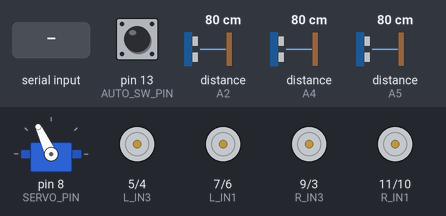
The sketch below on a simulated Arduino Uno, built with avr-gcc and run on an emulated ATmega328P. Parts: servo, motor-driver pin pairs drawn as motors (green arrow = first pin HIGH = forward, orange = second pin HIGH = backward, longer = more drive). Inputs (shaded band) come from the test bench; at power-on: pin 13 (AUTO_SW_PIN) HIGH, distance to the obstacle (sensors on A2, A4, A5) 80 cm. The echo pulse lasts 58.3 µs per cm; what the sketch prints to the serial monitor is not drawn.

Above: at 1.2 s.
1.3 s: pin 13 (AUTO_SW_PIN) pulled LOW for 0.15 s
At 2.4 s:
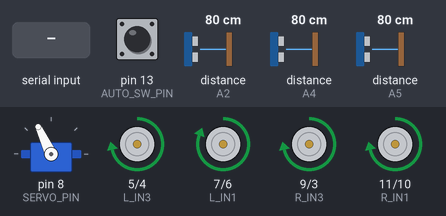
2.9 s: distance to the obstacle (sensor on A2) set to 37 cm
4.4 s: distance to the obstacle (sensor on A2) set to 32 cm
At 5.44 s:
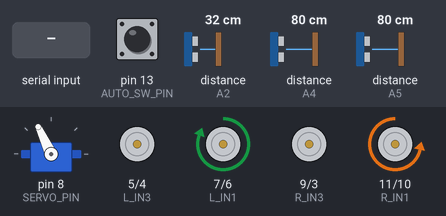
7.4 s: "L90\n" received over the second serial link
At 8.9 s:
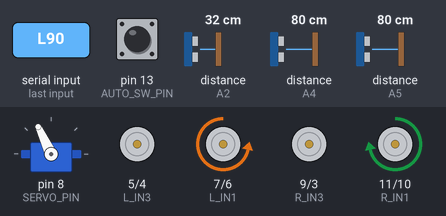
9.5 s: "A\n" received over the second serial link
At 9.76 s:
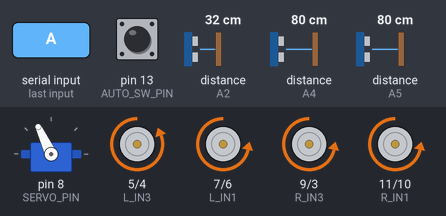
12.5 s: distance to the obstacle (sensor on A2) set to 2 cm
Timing chart, 0 to 16.5 s (numbered marks = the images above; inputs shaded):
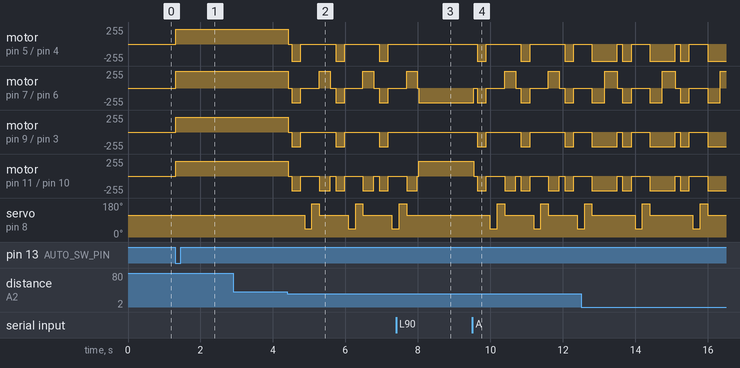

Measured:
- the behaviour switches between 35 and 34 cm on distance to the obstacle (sensor on A2) (found by bisection; images 1 and 2)
- after the input at 1.3 s, motor on pin 5 (L_IN3) / pin 4 (L_IN4), motor on pin 9 (R_IN3) / pin 3 (R_IN4), motor on pin 11 (R_IN1) / pin 10 (R_IN2): stopped → forward 220/255 at once; motor on pin 7 (L_IN1) / pin 6 (L_IN2): stopped → forward 255/255 at once
- after the input at 2.9 s, every drawn part: stays the same
- after the input at 4.4 s, motor on pin 5 (L_IN3) / pin 4 (L_IN4): forward 220/255 → stopped at once, then repeats every 1.2 s: backward 255/255 0.25 s, stopped 0.95 s; motor on pin 7 (L_IN1) / pin 6 (L_IN2): forward 255/255 → stopped at once, then repeats every 1.2 s: backward 220/255 0.25 s, stopped 0.51 s, forward 255/255 0.30 s, stopped 0.15 s
- after the input at 7.4 s, motor on pin 5 (L_IN3) / pin 4 (L_IN4): stays stopped (without the input it goes to backward 255/255 after 0.74 s); motor on pin 9 (R_IN3) / pin 3 (R_IN4): stays stopped (without the input it goes to backward 220/255 after 0.74 s); servo on pin 8 (SERVO_PIN): goes on until 7.7 s, then stays 115°
- after the input at 9.5 s, motor on pin 5 (L_IN3) / pin 4 (L_IN4): alternates backward 255/255 for 0.25 s and stopped for 0.95 s, starting after 0.14 s; motor on pin 7 (L_IN1) / pin 6 (L_IN2): backward 220/255 → stopped at once, then repeats every 1.2 s: backward 220/255 0.25 s, stopped 0.51 s, forward 255/255 0.30 s, stopped 0.15 s

The sketch:

Smart_Car_ObstacleAvoidance.ino
```cpp
/***********************************************************************************
 * XE ROBOT TỰ HÀNH TRÁNH VẬT CẢN & ĐIỀU KHIỂN TỪ XA QUA BLUETOOTH
 * Cải tiến & Khắc phục lỗi:
 *  - FIX TRIỆT ĐỂ LỖI XUNG ĐỘT PHẦN CỨNG: Chuyển chân Bluetooth sang RX=2, TX=A0
 *    (Tránh xung đột nghiêm trọng giữa Servo Pin 8 và SoftwareSerial Pin 8 ở bản cũ)
 *  - Giữ nguyên toàn bộ sơ đồ chân 2 mạch cầu L298N và 3 Cảm biến siêu âm HC-SR04
 *  - Hỗ trợ giao tiếp 2 chiều: App gửi lệnh di chuyển & tốc độ PWM, Xe truyền ngược lại
 *    dữ liệu khoảng cách 3 hướng (Trước, Trái, Phải) để hiển thị Radar trên App
 *  - Chuyển chế độ linh hoạt: Tự Hành (Auto Radar) hoặc Điều Khiển Thủ Công (Manual BT)
 ***********************************************************************************/

#include <Servo.h>
#include <NewPing.h>
#include <SoftwareSerial.h>

// ==================== L298N MODULE 1 (Bánh Trái) ====================
#define L_IN1 7
#define L_IN2 6
#define L_IN3 5
#define L_IN4 4

// ==================== L298N MODULE 2 (Bánh Phải) ====================
#define R_IN1 11
#define R_IN2 10
#define R_IN3 9
#define R_IN4 3

// ==================== CẢM BIẾN SIÊU ÂM (3 HƯỚNG) ====================
#define trig_front A1
#define echo_front A2
#define trig_left  A3
#define echo_left  A4
#define trig_right 12
#define echo_right A5
#define MAX_DISTANCE 200 // cm

NewPing sonarFront(trig_front, echo_front, MAX_DISTANCE);
NewPing sonarLeft (trig_left,  echo_left,  MAX_DISTANCE);
NewPing sonarRight(trig_right, echo_right, MAX_DISTANCE);

// ==================== SERVO QUÉT RADAR ====================
#define SERVO_PIN 8
Servo radarServo;

// ==================== CÔNG TẮC CHẾ ĐỘ PHẦN CỨNG ====================
#define AUTO_SW_PIN 13

// ==================== BLUETOOTH HC-05 (FIXED PINS) ====================
// RX = 2, TX = A0 (Đảm bảo không trùng chân Servo Pin 8)
SoftwareSerial BT(2, A0);

// ==================== BIẾN ĐIỀU KHIỂN ====================
int speedPWM = 220;            // Tốc độ mặc định (0 - 255)
bool isAutoMode = false;       // Chế độ tự hành
unsigned long lastTelemTime = 0;
int lastFrontDist = 250;
int lastLeftDist = 250;
int lastRightDist = 250;

// ==================== HÀM ĐO KHOẢNG CÁCH ====================
int readFront() {
  int d = sonarFront.ping_cm();
  return (d == 0 ? 250 : d);
}

int readLeft() {
  int d = sonarLeft.ping_cm();
  return (d == 0 ? 250 : d);
}

int readRight() {
  int d = sonarRight.ping_cm();
  return (d == 0 ? 250 : d);
}

// Quét radar sang 2 bên khi phía trước bị chặn
int scanRight() {
  radarServo.write(45);
  delay(200);
  int d = readFront();
  radarServo.write(115); // Trả về giữa
  return d;
}

int scanLeft() {
  radarServo.write(175);
  delay(200);
  int d = readFront();
  radarServo.write(115); // Trả về giữa
  return d;
}

// ==================== ĐIỀU KHIỂN ĐỘNG CƠ ====================
void moveForward() {
  analogWrite(L_IN1, speedPWM); digitalWrite(L_IN2, LOW);
  analogWrite(L_IN3, speedPWM); digitalWrite(L_IN4, LOW);

  analogWrite(R_IN1, speedPWM); digitalWrite(R_IN2, LOW);
  analogWrite(R_IN3, speedPWM); digitalWrite(R_IN4, LOW);
}

void moveBackward() {
  digitalWrite(L_IN1, LOW); analogWrite(L_IN2, speedPWM);
  digitalWrite(L_IN3, LOW); analogWrite(L_IN4, speedPWM);

  digitalWrite(R_IN1, LOW); analogWrite(R_IN2, speedPWM);
  digitalWrite(R_IN3, LOW); analogWrite(R_IN4, speedPWM);
}

void turnLeft() {
  digitalWrite(L_IN1, LOW);     analogWrite(L_IN2, speedPWM);
  analogWrite(R_IN1, speedPWM); digitalWrite(R_IN2, LOW);
}

void turnRight() {
  analogWrite(L_IN1, speedPWM); digitalWrite(L_IN2, LOW);
  digitalWrite(R_IN1, LOW);     analogWrite(R_IN2, speedPWM);
}

void moveStop() {
  digitalWrite(L_IN1, LOW); digitalWrite(L_IN2, LOW);
  digitalWrite(L_IN3, LOW); digitalWrite(L_IN4, LOW);
  digitalWrite(R_IN1, LOW); digitalWrite(R_IN2, LOW);
  digitalWrite(R_IN3, LOW); digitalWrite(R_IN4, LOW);
}

// ==================== THUẬT TOÁN TỰ HÀNH TRÁNH VẬT CẢN ====================
void runAutoObstacleAvoidance() {
  int dFront = readFront();
  int dLeft  = readLeft();
  int dRight = readRight();

  lastFrontDist = dFront;
  lastLeftDist = dLeft;
  lastRightDist = dRight;

  // Nếu phía trước có vật cản gần nguy hiểm (< 35cm)
  if (dFront < 35) {
    moveStop();
    delay(100);
    moveBackward();
    delay(250);
    moveStop();
    delay(100);

    // Quét radar tìm hướng thông thoáng
    int rDist = scanRight();
    int lDist = scanLeft();

    if (rDist >= lDist && rDist > 30) {
      turnRight();
      delay(300);
    } else if (lDist > 30) {
      turnLeft();
      delay(300);
    } else {
      moveBackward();
      delay(350);
      turnRight();
      delay(350);
    }
    moveStop();
    return;
  }

  // Né vật cản 2 bên hông
  if (dLeft < 20) {
    turnRight();
    delay(150);
    return;
  }
  if (dRight < 20) {
    turnLeft();
    delay(150);
    return;
  }

  // Đường đi an toàn -> Tiến về phía trước
  moveForward();
}

// ==================== XỬ LÝ LỆNH TỪ APP BLUETOOTH ====================
void handleBluetoothCommands() {
  if (BT.available()) {
    String cmd = BT.readStringUntil('\n');
    cmd.trim();
    if (cmd.length() == 0) return;

    char c = cmd.charAt(0);

    // Điều khiển hướng di chuyển thủ công
    if (c == 'F') { isAutoMode = false; moveForward(); }
    else if (c == 'B') { isAutoMode = false; moveBackward(); }
    else if (c == 'L') { isAutoMode = false; turnLeft(); }
    else if (c == 'R') { isAutoMode = false; turnRight(); }
    else if (c == 'S') { moveStop(); }

    // Chuyển chế độ
    else if (c == 'A') { isAutoMode = true; } // Bật tự hành
    else if (c == 'M') { isAutoMode = false; moveStop(); } // Bật thủ công

    // Điều chỉnh tốc độ: V150 .. V255
    else if (c == 'V') {
      int newSpeed = cmd.substring(1).toInt();
      if (newSpeed >= 80 && newSpeed <= 255) {
        speedPWM = newSpeed;
      }
    }
  }
}

// Gửi Telemetry (Khoảng cách Radar) về App Android
void sendTelemetryToApp() {
  lastFrontDist = readFront();
  lastLeftDist = readLeft();
  lastRightDist = readRight();

  // Định dạng: D:F,L,R,speed,mode\n (Ví dụ: D:85,42,110,220,AUTO)
  BT.print("D:");
  BT.print(lastFrontDist);
  BT.print(",");
  BT.print(lastLeftDist);
  BT.print(",");
  BT.print(lastRightDist);
  BT.print(",");
  BT.print(speedPWM);
  BT.print(",");
  BT.println(isAutoMode ? "AUTO" : "MANUAL");
}

// ==================== SETUP ====================
void setup() {
  Serial.begin(115200);
  BT.begin(9600); // Tốc độ chuẩn module HC-05

  // Cấu hình chân Motor
  pinMode(L_IN1, OUTPUT); pinMode(L_IN2, OUTPUT);
  pinMode(L_IN3, OUTPUT); pinMode(L_IN4, OUTPUT);
  pinMode(R_IN1, OUTPUT); pinMode(R_IN2, OUTPUT);
  pinMode(R_IN3, OUTPUT); pinMode(R_IN4, OUTPUT);
  moveStop();

  // Công tắc Auto trên xe
  pinMode(AUTO_SW_PIN, INPUT_PULLUP);

  // Cấu hình Servo Radar
  radarServo.attach(SERVO_PIN);
  radarServo.write(115); // Góc chính diện

  Serial.println("Xe Tu Hanh San Sang!");
}

// ==================== LOOP ====================
void loop() {
  // Kiểm tra công tắc cứng (nếu gạt LOW thì ưu tiên tự hành)
  if (digitalRead(AUTO_SW_PIN) == LOW) {
    isAutoMode = true;
  }

  // Nhận lệnh từ App
  handleBluetoothCommands();

  // Chạy logic theo chế độ
  if (isAutoMode) {
    runAutoObstacleAvoidance();
  }

  // Gửi dữ liệu cảm biến về điện thoại mỗi 150ms
  unsigned long now = millis();
  if (now - lastTelemTime >= 150) {
    lastTelemTime = now;
    sendTelemetryToApp();
  }
}
```
